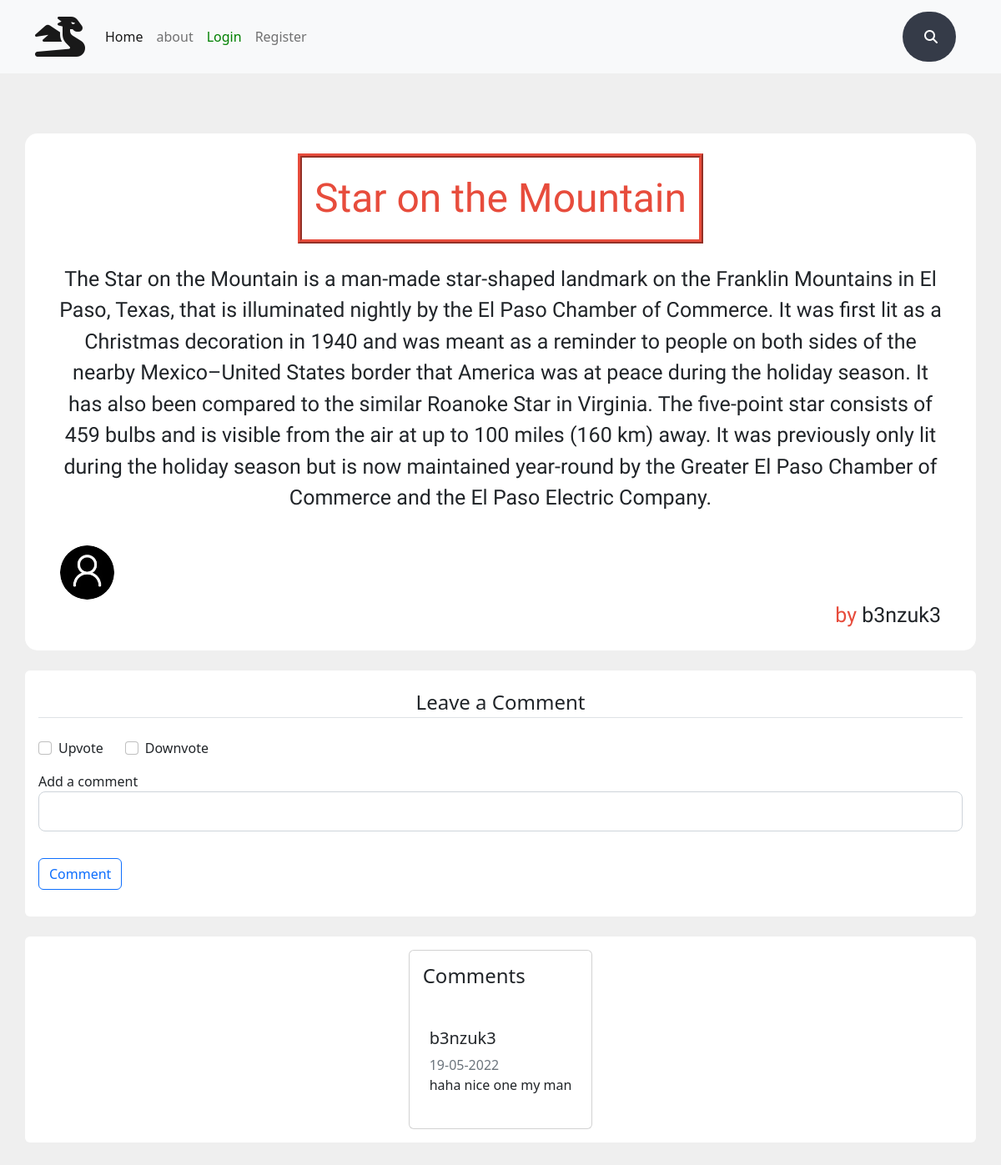
The page /blog/1 on the database its author committed.
### blog/models.py (models this page shows, shortened)
class Post(db.Model):
    id = db.Column(db.Integer, primary_key=True)
    title = db.Column(db.String(100), nullable=False)
    likes = db.Column(db.Integer, nullable=False, default=0)
    dislikes = db.Column(db.Integer, nullable=False, default=0)
    date_posted = db.Column(db.DateTime, nullable=False, default=datetime.utcnow)
    content = db.Column(db.Text, nullable=False)
    user_id = db.Column(db.Integer, db.ForeignKey('user.id'), nullable=False)
    comments = db.relationship('Comments', backref='post_author', lazy=True)

class User(db.Model, UserMixin):
    id = db.Column(db.Integer, primary_key=True)
    username = db.Column(db.String(20), unique=True, nullable=False)
    email = db.Column(db.String(120), unique=True, nullable=False)
    image_file = db.Column(db.String(20), nullable=False, default='default.jpg')
    password = db.Column(db.String(60), nullable=False)
    posts = db.relationship('Post', backref='author', lazy=True)
    comments = db.relationship('Comments', backref='user_comments', lazy=True)

class Comments(db.Model):
    id = db.Column(db.Integer, primary_key=True)
    content = db.Column(db.Text, nullable=False)
    date_posted = db.Column(db.DateTime, nullable=False, default=datetime.utcnow)
    post_id = db.Column(db.Integer, db.ForeignKey('post.id'), nullable=False)
    user_id = db.Column(db.Integer, db.ForeignKey('user.id'), nullable=False)

### blog/views.py (the view, shortened to what this page needs)
@app.route('/blog/<int:post_id>', methods=['GET', 'POST'])
def blog(post_id):
    post = Post.query.get_or_404(post_id)
    comments = Comments.query.order_by(Comments.date_posted.desc()).filter_by(post_id=post_id)
    form = CommentForm(request.form)
    return render_template('blog.html', post=post, form=form, comments=comments)

### blog/forms.py
class CommentForm(Form):
    content = StringField('Add a comment',[validators.DataRequired()])
    upvote = BooleanField('Upvote')
    downvote = BooleanField('Downvote')
    submit = SubmitField('Comment')

### blog/templates/blog.html (shortened to what this page needs)
{% extends "layout.html" %}
{% block content %}
<section id="about-me" class="container bg-white text-center mt-5 pt-4 pb-2">
  <h2 class="font-weight-bold display-5 mx-auto">{{ post.title }}</h2>
  <div class="content text-left p-4">
    {{ post.content }}
  </div>
  <div class="text-start start" style="padding-left:30px;">
    <img style="margin-top: 14px;" class="rounded-circle article-img" src="{{ url_for('static', filename='profile_pics/' + post.author.image_file) }}">
  </div>
  <div class="text-end end" style="padding-right:30px;">
 <p> <span style=" color:#e74c3c; " >by </span> {{ post.author.username }}</p>
  </div>
</section>
<div class="container mt-4 p-3 mb-4 bg-body rounded">
  <form method="POST" action="">
    <fieldset class="form-group mt-1 mb-2">
      <legend class="border-bottom mb-4 text-center">Leave a Comment</legend>
      <div class="form-check" style="display: flex">
        <div>
          {{ form.upvote(class="form-check-input") }} {{
          form.upvote.label(class="form-check-label") }}
        </div>
        <div style="margin-left: 50px">
          {{ form.downvote(class="form-check-input") }} {{
          form.downvote.label(class="form-check-label") }}
        </div>
      </div>
      <div class="form-group mt-3 mb-3">
        {{ form.content.label(class="form-control-label") }} {% if
        form.content.errors %} {{ form.content(class="form-control
        form-control-lg is-invalid") }}
        <div class="invalid-feedback">
          {% for error in form.password.errors %}
          <span>{{ error }}</span>
          {% endfor %}
        </div>
        {% else %} {{ form.content(class="form-control form-control-lg") }} {%
        endif %}
      </div>
    </fieldset>
    <div class="form-group mt-3 mb-3">
      {{ form.submit(class="btn btn-outline-primary") }}
    </div>
  </form>
</div>
<div class="container d-flex justify-content-center mt-100 mb-100 p-3 mb-4 bg-body rounded">
  <div class="row">
    <div class="col-md-12">
      <div class="card">
        <div class="card-body">
          <h4 class="card-title">Comments</h4>
        </div>
        {% for comment in comments%}
        <div class="comment-widgets m-b-20 p-4">
          <div class="d-flex flex-row comment-row">
            <div class="comment-text w-100">
              <h5>{{comment.user_comments.username}}</h5>
              <div class="comment-footer">
                <span class="date text-muted">{{comment.date_posted.strftime('%d-%m-%Y')}}</span>
              </div>
              <p class="m-b-5 m-t-10">{{comment.content}}</p>
            </div>
          </div>
        </div>
        {% endfor %}
      </div>
    </div>
  </div>
</div>
{% endblock content %}

### blog/static/css/main.css (style rules this page uses)
* { box-sizing: border-box; }
.bg-custom { background: #efefef; //background:#777; }
#about-me { font-family: 'Handlee', cursive; border-radius: 15px; }
#about-me .content { font-size: 25px; }
#about-me .end { font-size: 25px; }
#about-me h2 { display: inline-block; text-align: center; border: 5px ridge #e74c3c; padding: 20px 15px; color: #e74c3c; margin: auto 10px; }
.article-img { height: 65px; width: 65px; margin-right: 16px; }

### rows shown on the page
Post: title "Star on the Mountain", content "The Star on the Mountain is a man-made star-shaped landmark on the Franklin Mountains in El Paso, Texas, that is illuminated nightly by the El Paso Chamber of Commerce. It was first lit as a Christmas decoration in 1940 and was meant as a reminder to people on both sides of the nearby Mexico–United States border that America was at peace during the holiday season. It has also been compared to the similar Roanoke Star in Virginia. The five-point star consists of 459 bulbs and is visible from the air at up to 100 miles (160 km) away. It was previously only lit during the holiday season but is now maintained year-round by the Greater El Paso Chamber of Commerce and the El Paso Electric Company."
User: image_file (placeholder picture), author.username "b3nzuk3"
Comments: user_comments.username "b3nzuk3", date_posted "19-05-2022", content "haha nice one my man"
